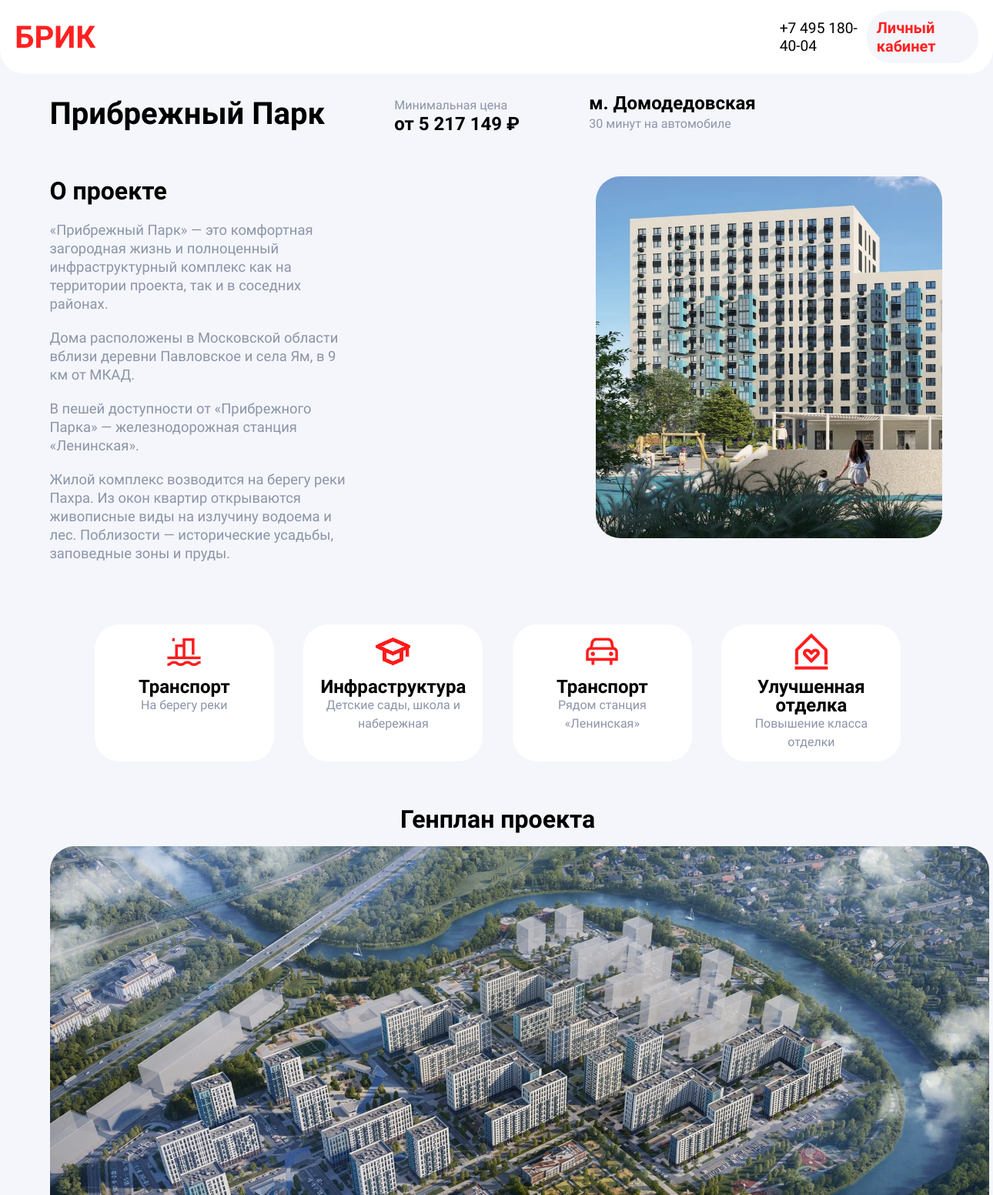
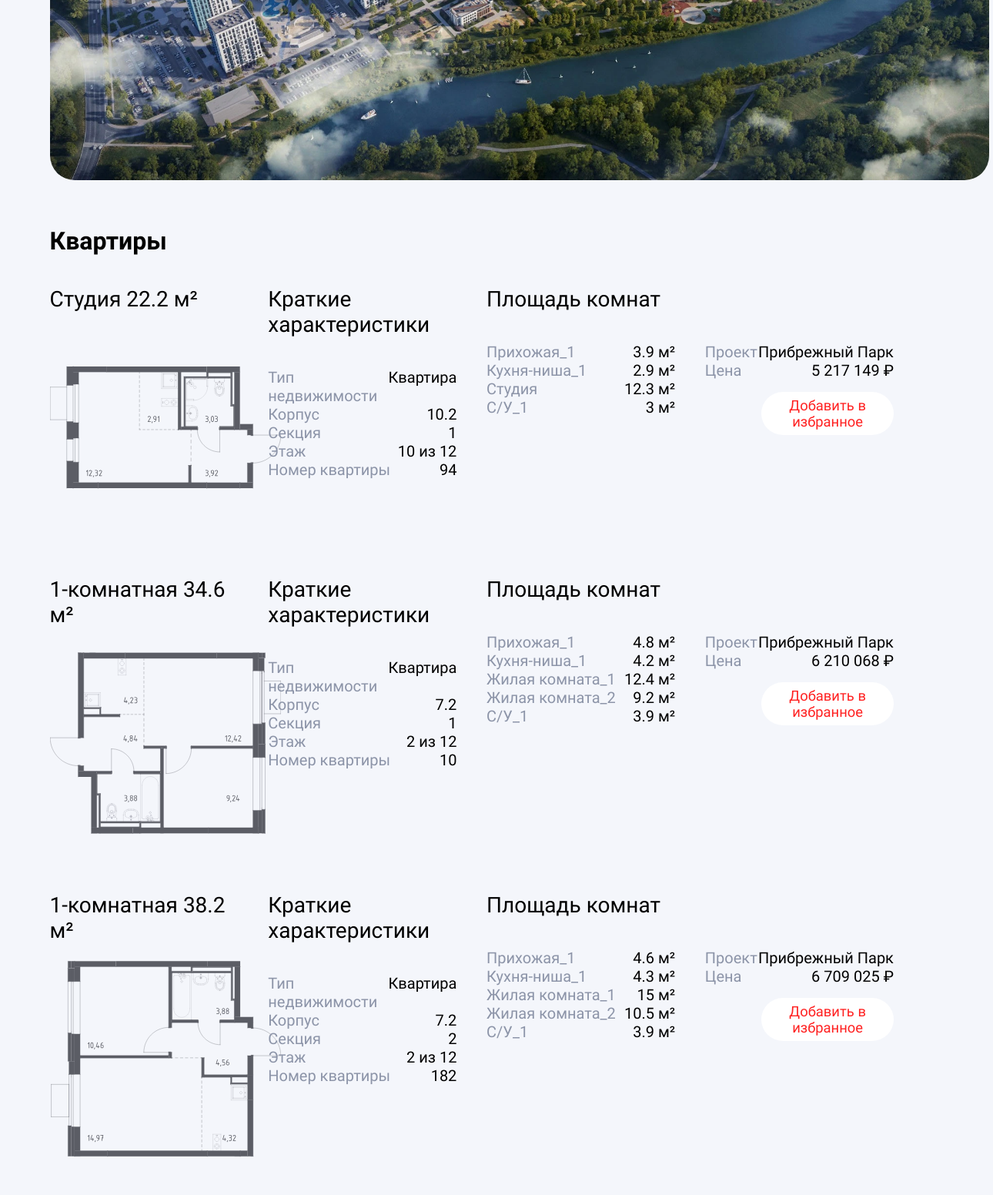
The page /project/pribrezhnyj-park.php on the database its author committed (2 pictures, top to bottom).
### tables this page shows
CREATE TABLE `flats` (
  `id` int NOT NULL,
  `plan` varchar(50) NOT NULL,
  `type` varchar(50) NOT NULL,
  `overall_size` float NOT NULL,
  `property_type` varchar(50) NOT NULL,
  `frame` float NOT NULL,
  `section` int NOT NULL,
  `floor` varchar(8) NOT NULL,
  `room_number` int NOT NULL,
  `hallway_size` float NOT NULL,
  `kitchen_size` float NOT NULL,
  `living_room_1_size` float NOT NULL,
  `living_room_2_size` float DEFAULT NULL,
  `bathroom_size` float NOT NULL,
  `dressing_room_size` float DEFAULT NULL,
  `project` varchar(50) NOT NULL,
  `price` varchar(15) NOT NULL
);

### project/find_flats.php (called while the page is built, shortened)
<?php
require_once "../db.php";
$sql = "SELECT * FROM `flats` WHERE project = 'Прибрежный Парк'";
$result = $conn->query($sql);
$pribrezhnyj_park_flats = array();
if ($result->num_rows > 0) {
    $pribrezhnyj_park_flats_count = $result->num_rows;
    for ($i = 0; $i < $pribrezhnyj_park_flats_count; $i++) {
        while ($row = $result->fetch_row()) {
            for ($j = 0; $j < $result->field_count; $j++) {
                $pribrezhnyj_park_flats[$i][$j] = $row[$j];
            }
            break;
        }
        $pribrezhnyj_park_flats[$i] = array_values(array_diff($pribrezhnyj_park_flats[$i], array('')));
    }
}

### check_favorites.php (called while the page is built, shortened)
<?php
$user_favorites = array();

### project/pribrezhnyj-park.php (the view, shortened to what this page needs)
<!DOCTYPE html>
<html lang="ru">
<head>
    <link rel="stylesheet" href="../style.css">
    <link rel="stylesheet" href="project.css">
</head>
<body>
    <header>
        <h1><a href="../">БРИК</a></h1>
        <div>
            <a href="tel:74951804004">+7 495 180-40-04</a>
            <a href="../auth.php">Личный кабинет</a>
        </div>
    </header>
    <main>
        <div id="about_project_header">
            <h2>Прибрежный Парк</h2>
            <p><span>Минимальная цена</span> <br> от 5 217 149 ₽</p>
            <p>м. Домодедовская <br> <span>30 минут на автомобиле</span></p>
        </div>
        <div id="about_project_main">
            <div>
                <h2>О проекте</h2>
                <p>«Прибрежный Парк» — это комфортная загородная жизнь и полноценный инфраструктурный комплекс как на территории проекта, так и в соседних районах.</p>
                <p>Дома расположены в Московской области вблизи деревни Павловское и села Ям, в 9 км от МКАД.</p>
                <p>В пешей доступности от «Прибрежного Парка» — железнодорожная станция «Ленинская».</p>
                <p>Жилой комплекс возводится на берегу реки Пахра. Из окон квартир открываются живописные виды на излучину водоема и лес. Поблизости — исторические усадьбы, заповедные зоны и пруды.</p>
            </div>
            <div>
                <img id="pribrezhnyj_park_img" src="img/project_2_1.jpg" alt="">
            </div>
        </div>
        <div id="about_project_footer">
            <div>
                <img src="../img/main_9.png" alt="">
                <div>
                    <h4>Транспорт</h4>
                    <p>На берегу реки</p>
                </div>
            </div>
            <div>
                <img src="../img/main_8.png" alt="">
                <div>
                    <h4>Инфраструктура</h4>
                    <p>Детские сады, школа и набережная</p>
                </div>
            </div>
            <div>
                <img src="../img/main_5.png" alt="">
                <div>
                    <h4>Транспорт</h4>
                    <p>Рядом станция «Ленинская»</p>
                </div>
            </div>
            <div>
                <img src="../img/main_10.png" alt="">
                <div>
                    <h4>Улучшенная отделка</h4>
                    <p>Повышение класса отделки</p>
                </div>
            </div>
        </div>
        <div id="geoplan">
            <h2>Генплан проекта</h2>
            <img loading="lazy" src="geoplans/pribrezhnyj-park.webp" alt="">
        </div>
        <? require_once "find_flats.php" ?>
        <? require_once "../check_favorites.php" ?>
        <div id="flats">
            <h3>Квартиры</h3>
            <? for ($i = 0; $i < $pribrezhnyj_park_flats_count; $i++) {
                $flat_id = $pribrezhnyj_park_flats[$i][0];
                $type = $pribrezhnyj_park_flats[$i][2];
                if ($type == "Студия") {
            ?>
            <div class="flat" id="<? echo $flat_id ?>">
                <div>
                    <div>
                        <? echo $pribrezhnyj_park_flats[$i][2] ?>
                        <? echo $pribrezhnyj_park_flats[$i][3] ?> м²
                    </div>
                    <img src="<? echo $pribrezhnyj_park_flats[$i][1] ?>" alt="">
                </div>
                <div>
                    <div>Краткие характеристики</div>
                    <ul>
                        <li>
                            <span>Тип недвижимости</span>
                            <span><? echo $pribrezhnyj_park_flats[$i][4] ?></span>
                        </li>
                        <li>
                            <span>Корпус</span>
                            <span><? echo $pribrezhnyj_park_flats[$i][5] ?></span>
                        </li>
                        <li>
                            <span>Секция</span>
                            <span><? echo $pribrezhnyj_park_flats[$i][6] ?></span>
                        </li>
                        <li>
                            <span>Этаж</span>
                            <span><? echo $pribrezhnyj_park_flats[$i][7] ?></span>
                        </li>
                        <li>
                            <span>Номер квартиры</span>
                            <span><? echo $pribrezhnyj_park_flats[$i][8] ?></span>
                        </li>
                    </ul>
                </div>
                <div>
                    <div>Площадь комнат</div>
                    <ul>
                        <li>
                            <span>Прихожая_1</span>
                            <span><? echo $pribrezhnyj_park_flats[$i][9] ?> м²</span>
                        </li>
                        <li>
                            <span>Кухня-ниша_1</span>
                            <span><? echo $pribrezhnyj_park_flats[$i][10] ?> м²</span>
                        </li>
                        <li>
                            <span>Студия</span>
                            <span><? echo $pribrezhnyj_park_flats[$i][11] ?> м²</span>
                        </li>
                        <li>
                            <span>С/У_1</span>
                            <span><? echo $pribrezhnyj_park_flats[$i][12] ?> м²</span>
                        </li>
                    </ul>
                </div>
                <div>
                    <div>&nbsp;</div>
                    <ul>
                        <li><span>Проект</span> <span><? echo $pribrezhnyj_park_flats[$i][13] ?></span></li>
                        <li><span>Цена</span> <span><? echo $pribrezhnyj_park_flats[$i][14] ?> ₽</span></li>
                    </ul>
                    <? if (in_array($flat_id, $user_favorites)) { ?>
                        <a href="delete_favorites.php?id=<? echo $flat_id ?>" class="favorites">Удалить из избранного</a>
                    <? } else { ?>
                        <a href="add_favorites.php?id=<? echo $flat_id ?>" class="favorites">Добавить в избранное</a>
                    <? } ?>
                </div>
            </div>
            <? } if ($type == "1-комнатная") { ?>
                <div class="flat" id="<? echo $flat_id ?>">
                <div>
                    <div>
                        <? echo $pribrezhnyj_park_flats[$i][2] ?>
                        <? echo $pribrezhnyj_park_flats[$i][3] ?> м²
                    </div>
                    <img src="<? echo $pribrezhnyj_park_flats[$i][1] ?>" alt="">
                </div>
                <div>
                    <div>Краткие характеристики</div>
                    <ul>
                        <li>
                            <span>Тип недвижимости</span>
                            <span><? echo $pribrezhnyj_park_flats[$i][4] ?></span>
                        </li>
                        <li>
                            <span>Корпус</span>
                            <span><? echo $pribrezhnyj_park_flats[$i][5] ?></span>
                        </li>
                        <li>
                            <span>Секция</span>
                            <span><? echo $pribrezhnyj_park_flats[$i][6] ?></span>
                        </li>
                        <li>
                            <span>Этаж</span>
                            <span><? echo $pribrezhnyj_park_flats[$i][7] ?></span>
                        </li>
                        <li>
                            <span>Номер квартиры</span>
                            <span><? echo $pribrezhnyj_park_flats[$i][8] ?></span>
                        </li>
                    </ul>
                </div>
                <div>
                    <div>Площадь комнат</div>
                    <ul>
                        <li>
                            <span>Прихожая_1</span>
                            <span><? echo $pribrezhnyj_park_flats[$i][9] ?> м²</span>
                        </li>
                        <li>
                            <span>Кухня-ниша_1</span>
                            <span><? echo $pribrezhnyj_park_flats[$i][10] ?> м²</span>
                        </li>
                        <li>
                            <span>Жилая комната_1</span>
                            <span><? echo $pribrezhnyj_park_flats[$i][11] ?> м²</span>
                        </li>
                        <li>
                            <span>Жилая комната_2</span>
                            <span><? echo $pribrezhnyj_park_flats[$i][12] ?> м²</span>
                        </li>
                        <li>
                            <span>С/У_1</span>
                            <span><? echo $pribrezhnyj_park_flats[$i][13] ?> м²</span>
                        </li>
                    </ul>
                </div>
                <div>
                    <div>&nbsp;</div>
                    <ul>
                        <li><span>Проект</span> <span><? echo $pribrezhnyj_park_flats[$i][14] ?></span></li>
                        <li><span>Цена</span> <span><? echo $pribrezhnyj_park_flats[$i][15] ?> ₽</span></li>
                    </ul>
                    <? if (in_array($flat_id, $user_favorites)) { ?>
                        <a href="delete_favorites.php?id=<? echo $flat_id ?>" class="favorites">Удалить из избранного</a>
                    <? } else { ?>
                        <a href="add_favorites.php?id=<? echo $flat_id ?>" class="favorites">Добавить в избранное</a>
                    <? } ?>
                </div>
            </div>
            <? }} ?>
        </div>
    </main>
</body>
</html>

### style.css (style rules this page uses)
* { margin: 0; padding: 0; box-sizing: border-box; }
a { text-decoration: none; }
body { font-family: "Ubuntu Sans", sans-serif; background-color: #f4f6fb; }
header { border-bottom-left-radius: 32px; border-bottom-right-radius: 32px; background-color: white; padding: 1.5%; height: 12vh; width: 100%; z-index: 1; display: flex; justify-content: space-between; align-items: center; }
header h1 { color: #ff2121; font-weight: 800; font-size: 2.5rem; background-color: transparent; padding: 0; }
header h1 a { color: #ff2121; }
header a[href*="auth.php"], header a[href="logout.php"] { color: #ff2121; font-size: 1.25rem; font-weight: 600; padding: 4% 5%; border-radius: 32px; background-color: #f4f6fb; transition: 0.3s ease all; }
header a[href*="tel"] { color: black; font-size: 1.2rem; font-weight: 500; transition: 0.3s ease all; }
header div { display: flex; justify-content: space-between; align-items: center; width: 20vw; }
main { margin-top: 2%; margin-left: 5%; }

### project/project.css (style rules this page uses)
#about_project_header { display: flex; align-items: center; gap: 7vw; }
#about_project_header h2 { font-size: 2.5rem; }
#about_project_header p { font-size: 1.5rem; font-weight: bold; line-height: 3vh; }
#about_project_header p span { font-weight: 300; font-size: 1rem; color: #8c94a8; }
#about_project_main { margin-top: 7vh; display: flex; flex-wrap: wrap; }
#about_project_main h2, #geoplan h2, #flats h3 { font-size: 2rem; }
#about_project_main p { color: #8c94a8; margin-top: 2.5vh; font-size: 1.15rem; line-height: 3vh; width: 30vw; }
#about_project_main div:nth-child(2) { margin-left: 25vw; }
#about_project_main img { height: 470px; width: 450px; border-radius: 32px; animation: fade 5s linear infinite; animation-delay: 2.5s; }
#about_project_footer { width: 95%; margin-top: 10vh; display: flex; flex-wrap: wrap; justify-content: center; gap: 3vw; }
#about_project_footer div { width: 20%; background-color: white; border-radius: 32px; text-align: center; padding: 1%; line-height: 3vh; }
#about_project_footer div img { height: 48px; }
#about_project_footer div div { width: 100%; }
#about_project_footer div h4 { font-size: 1.5rem; }
#about_project_footer div p { color: #8c94a8; }
#geoplan, #flats { margin-top: 7vh; }
#geoplan { width: 95%; margin-right: 15vw; text-align: center; }
#geoplan img { margin-top: 2vh; width: 1220px; border-radius: 32px; }
#flats { padding-bottom: 10vh; }
.flat { padding-top: 5vh; display: flex; gap: 3vw; }
.flat div { width: 20%; }
.flat div div:first-child { font-size: 1.75rem; width: 100%; }
.flat img { height: 300px; }
.flat ul { list-style-type: none; margin-top: 5vh; }
.flat ul li { display: flex; justify-content: space-between; font-size: 1.25rem; line-height: 3vh; }
.flat ul li span:first-child { color: #8c94a8; }
.favorites { color: #ff2121; background-color: white; padding: 3%; border-radius: 32px; transition: 0.3s ease all; font-size: 1.15rem; display: block; text-align: center; margin-top: 2vh; margin-left: 30%; width: 70%; }

### rows shown on the page
flats: type "Студия", overall_size "22.2", plan (picture), property_type "Квартира", frame "10.2", section "1", floor "10 из 12", room_number "94", hallway_size "3.9", kitchen_size "2.9", living_room_1_size "12.3", bathroom_size "3", project "Прибрежный Парк", price "5 217 149"
flats: type "1-комнатная", overall_size "34.6", plan (picture), property_type "Квартира", frame "7.2", section "1", floor "2 из 12", room_number "10", hallway_size "4.8", kitchen_size "4.2", living_room_1_size "12.4", living_room_2_size "9.2", bathroom_size "3.9", project "Прибрежный Парк", price "6 210 068"
flats: type "1-комнатная", overall_size "38.2", plan (picture), property_type "Квартира", frame "7.2", section "2", floor "2 из 12", room_number "182", hallway_size "4.6", kitchen_size "4.3", living_room_1_size "15", living_room_2_size "10.5", bathroom_size "3.9", project "Прибрежный Парк", price "6 709 025"
